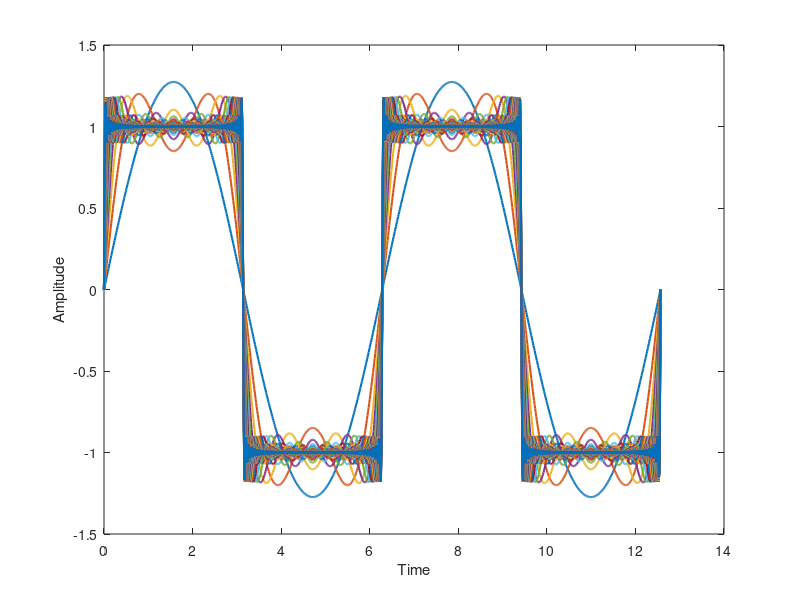
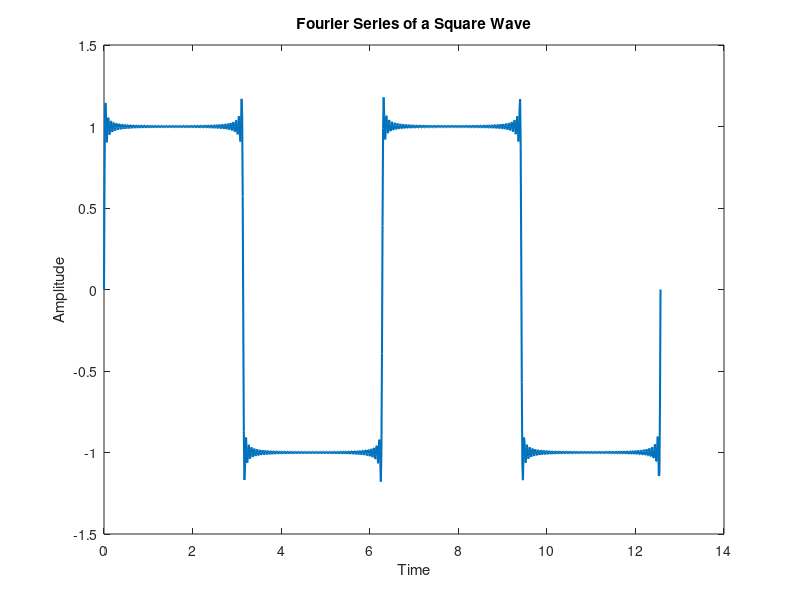

Write MATLAB code to recreate these figures, in order.
clc;
close all;
clear all;

T=2*pi;
t=linspace(0,4*pi,1000);
N=100;
w=2*pi/T;

sq_wave=zeros(size(t));

for n=1:N
    if mod(n,2)==1
        sq_wave=sq_wave + (4/(n*pi))*sin(n*w*t);
        plot(t,sq_wave,"LineWidth",1.5);
        xlabel("Time");
        ylabel("Amplitude");
        hold on;
    end
end

figure(2),
plot(t,sq_wave,"LineWidth",1.5);
xlabel("Time");
ylabel("Amplitude");
title("Fourier Series of a Square Wave");
